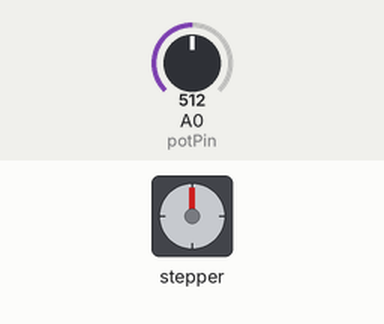
Bench run of a sketch on a simulated Arduino Uno, built with avr-gcc and run on an emulated ATmega328P. On the bench: stepper motor. Inputs (shaded band) come from the test bench; at power-on: A0 (potPin) = 512. Stepper angles assume 2048 steps per turn.

Above: at 1.2 s.
1.3 s: A0 (potPin) set to 573
2.8 s: A0 (potPin) set to 602
At 5.22 s:
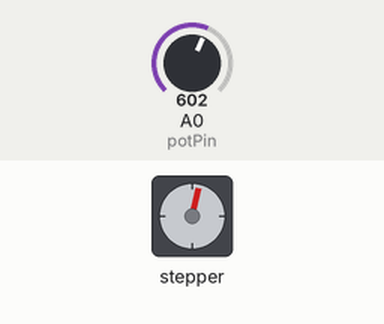
5.8 s: A0 (potPin) set to 716
At 6.97 s:
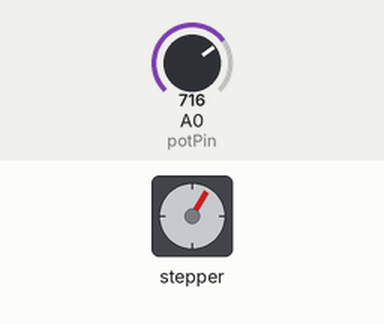
8.8 s: A0 (potPin) set to 900
At 9.09 s:
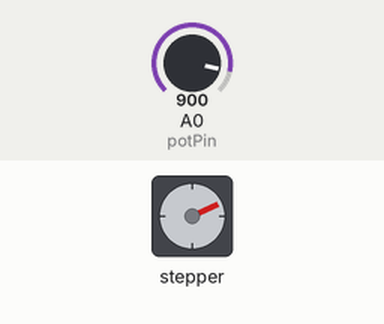
11.8 s: A0 (potPin) set to 1023
17.8 s: A0 (potPin) set to 511
At 18.7 s:
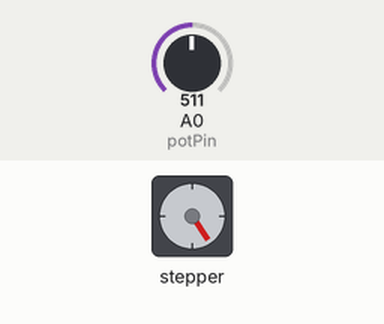
Timing chart, 0 to 20.3 s (numbered marks = the images above; inputs shaded):
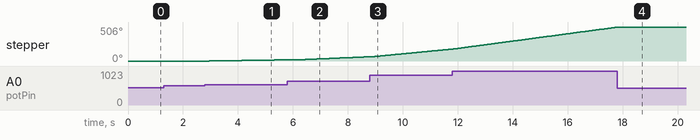

Measured:
- the behaviour switches between 591 and 592 on A0 (potPin) (found by bisection; images 0 and 1)
- after the input at 1.3 s, every drawn part: stays the same
- after the input at 2.8 s, stepper: keeps turning clockwise at about 6°/s, starting after 0.15 s
- after the input at 17.8 s, stepper: goes on until 17.8 s, then stays 506°

The sketch:

servo-potentiometer.ino
```cpp
#include <Stepper.h>

const int stepsPerRevolution = 2048;
Stepper myStepper(stepsPerRevolution, 8, 10, 9, 11);

const int potPin = A0;
int potValue;
int centered;
int speedValue;

const int deadZone = 80; // Increase this to increase the deadzone in the middle.

void setup() {
  Serial.begin(9600);
}

void loop() {
  potValue = analogRead(potPin);    // 0–1023
  centered = potValue - 512;        // -512 → +511

  // Check if pot is near middle
  if (abs(centered) < deadZone) {
    return;
  }

  // Outside dead zone: compute speed and direction
  speedValue = map(abs(centered), deadZone, 511, 1, 10);
  myStepper.setSpeed(speedValue);

  int stepSize = stepsPerRevolution / 100; // change 100 lower to reduce vibration

  if (centered > 0) {
    myStepper.step(stepSize);  // forward
  } else {
    myStepper.step(-stepSize); // reverse
  }

  delay(5);
}
```
